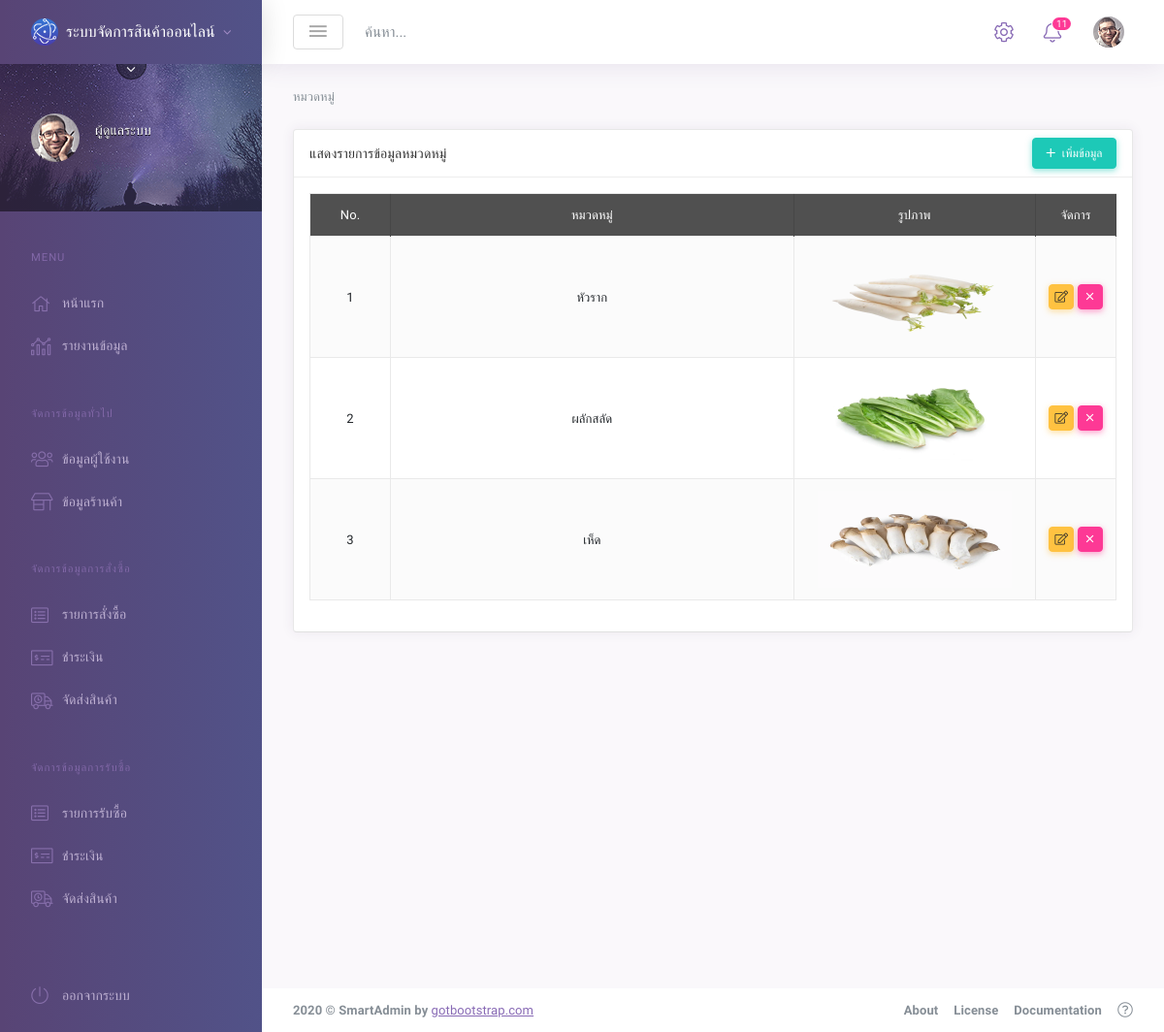
/role_admin/category.php, run on the app's committed database.
### tables this page shows
CREATE TABLE `category` (
  `id` int(11) NOT NULL COMMENT 'รหัส',
  `name` varchar(250) NOT NULL COMMENT 'หมวดหมู่',
  `img` varchar(250) NOT NULL COMMENT 'รูปภาพ',
  `save_time` timestamp NOT NULL DEFAULT current_timestamp() COMMENT 'เวลาที่บันทึก'
);

### role_admin/category.php (the view, shortened to what this page needs)
<?php
require_once('../database/condb.inc.php');
$select = $conn->prepare("SELECT * FROM category");
$select->execute();
?>
<!DOCTYPE html>
<html lang="en">
<head>
    <link id="vendorsbundle" rel="stylesheet" media="screen, print" href="../assets/dist/css/vendors.bundle.css">
    <link id="appbundle" rel="stylesheet" media="screen, print" href="../assets/dist/css/app.bundle.css">
    <link id="mytheme" rel="stylesheet" media="screen, print" href="#">
    <link id="myskin" rel="stylesheet" media="screen, print" href="../assets/dist/css/skins/skin-master.css">
    <link rel="stylesheet" media="screen, print" href="../assets/dist/css/datagrid/datatables/datatables.bundle.css">
    <link rel="stylesheet" href="include/style.css">
</head>
<body class="mod-bg-1 mod-nav-link ">
    <div class="page-wrapper">
        <div class="page-inner">
            <?php include('include/menu_left.inc.php'); ?>
            <div class="page-content-wrapper">
                <?php include('include/menu_top.inc.php'); ?>
                <main id="js-page-content" role="main" class="page-content">
                    <ol class="breadcrumb page-breadcrumb">
                        <li class="breadcrumb-item active"> หมวดหมู่ </li>
                    </ol>
                    <div class="row">
                        <div class="col-xl-12">
                            <div id="panel-1" class="panel">
                                <div class="panel-hdr">
                                    <h2>
                                        แสดงรายการข้อมูลหมวดหมู่
                                    </h2>
                                    <div class="panel-toolbar">
                                        <button type="button" class="btn btn-sm btn-success waves-effect waves-themed" data-toggle="modal" data-target="#add-modal"><span class="fal fa-plus mr-1"></span> เพิ่มข้อมูล</button>
                                    </div>
                                </div>
                                <div class="panel-container show">
                                    <div class="panel-content">
                                        <table id="dt-basic-example" class="table table-bordered table-hover table-striped w-100">
                                            <thead class="bg-dark text-white">
                                                <tr>
                                                    <th style="width:10%; text-align: center; vertical-align: middle;">No.</th>
                                                    <th style="width:50%; text-align: center; vertical-align: middle;">หมวดหมู่</th>
                                                    <th style="width:30%; text-align: center; vertical-align: middle;">รูปภาพ</th>
                                                    <th style="width:10%; text-align: center; vertical-align: middle;">จัดการ</th>
                                                </tr>
                                            </thead>
                                            <tbody>
                                                <?php
                                                $i = 1;
                                                while ($row = $select->fetch(PDO::FETCH_ASSOC)) {
                                                ?>
                                                    <tr>
                                                        <td style="text-align: center; vertical-align: middle;"><?= $i++; ?></td>
                                                        <td style="text-align: center; vertical-align: middle;"><?= $row['name']; ?></td>
                                                        <td style="text-align: center; vertical-align: middle;"><img src="../share/image/category/<?= $row['img']; ?>" class="profile-image-lg" alt="..." width="200px" height="100px"></td>
                                                        <td style="text-align: center; vertical-align: middle;">
                                                            <button type="button" class="btn btn-warning btn-sm btn-icon waves-effect waves-themed" data-toggle="modal" data-target="#edit-modal<?= $row['id']; ?>"><i class="fal fa-edit"></i></button>
                                                            <button type="button" class="btn btn-danger btn-sm btn-icon waves-effect waves-themed" data-toggle="modal" data-target="#del-modal<?= $row['id']; ?>"><i class="fal fa-times"></i></button>
                                                        </td>
                                                    </tr>
                                                <?php } ?>
                                            </tbody>
                                        </table>
                                    </div>
                                </div>
                            </div>
                        </div>
                    </div>
                </main>
                <?php include('include/footer.inc.php'); ?>
            </div>
        </div>
    </div>
</body>
</html>

### role_admin/include/style.css (style rules this page uses)
* { font-family: 'Kanit', sans-serif; box-sizing: border-box; }

### data on the page
category: name "หัวราก", img (picture)
category: name "ผลักสลัด", img (picture)
category: name "เห็ด", img (picture)
